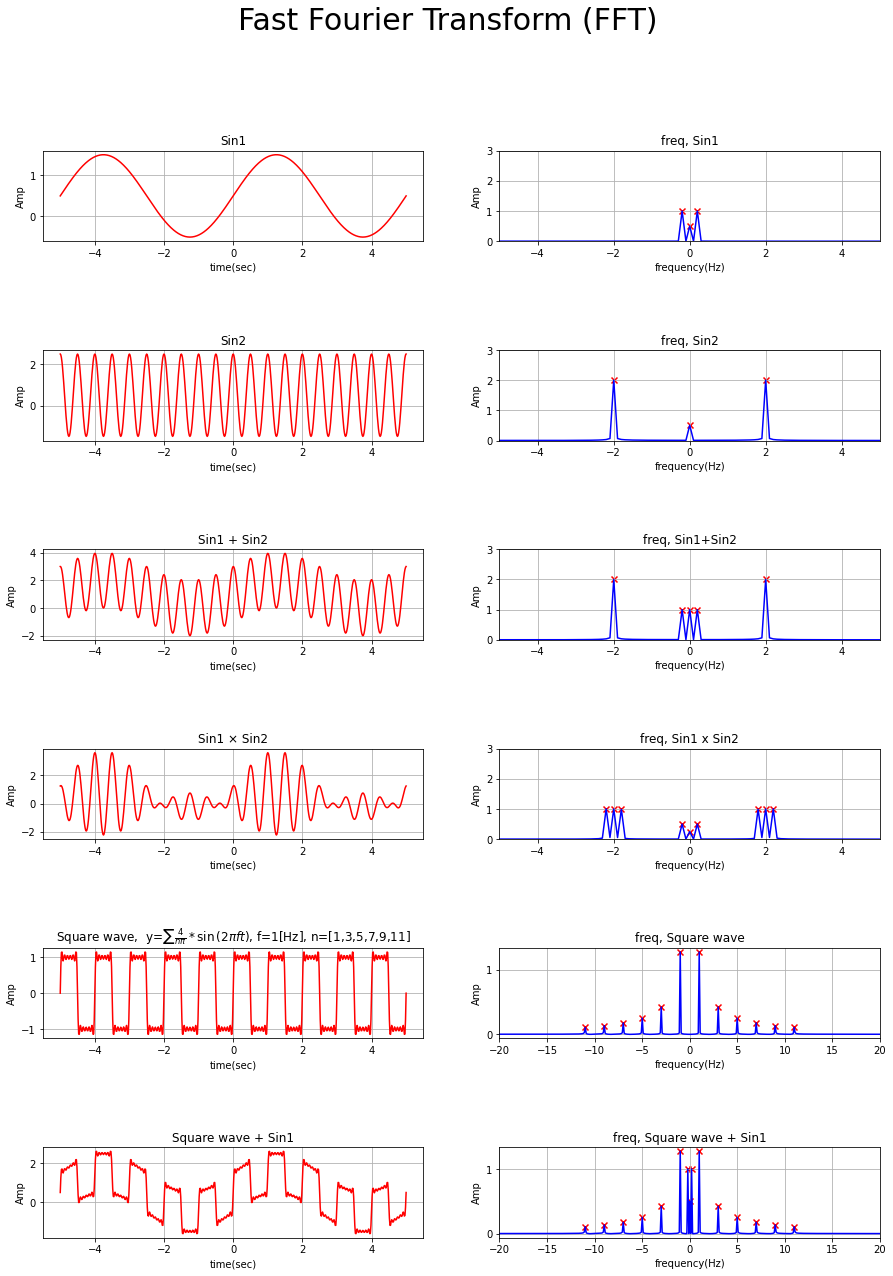

The Python source for this figure:
# Instructions 
# x = -5:5, sampling frequency=60Hz (>> Nyquist frequency)
# ---------------------------------------
# 1) Plot following sine waves and square waves, then convert to Frequency domain by FFT
#    Sine wave, Parameters [Amplitude, Frequency, Phase, Baseline]
#    1: sine1 ( [1, 0.2, 0, 0.5] )
#    2: sine2 ( [2, 2, 270, 0]
#    3: sine1 + sine2
#    4: sine1*sine2
#    5: Square wave1 (freq = 1Hz, n=[ 1,  3,  5,  7,  9, 11])
#    6: Sine1*Square wave1

# 2) Detect peak frequency ( peak can be multiple peaks ) and mark in the Amplitude spectrum figure
#      NOTE: DO NOT use FOR loop to detect peak frequencies. 
# 3) Print detected peak frequencies in each figures
# Save figure as 'Task05-3_1DFFT_Yourname.pdf'
# Submit both your source code and figure pdf file


#%%
import numpy as np
import matplotlib.pyplot as plt
import math

# 指定されたサイズの配列を生成
def generate_n_array(size):
    arr = [2*i - 1 for i in range(1, size+1)]   # 要素の値は1以上の奇数
    return arr

# sin波
def sinewave(timedata, amp, freq, phase, baseline):
    phase_rad = phase*np.pi/180     # 位相
    omega = 2*np.pi*freq            # 角周波数
    y = amp * np.sin(omega * timedata - phase_rad) + baseline
    return y

# 矩形波
def squarewave(timedata, n_array, amp, freq, phase, baseline):
    y = 0
    for i in range(len(n_array)):
        y += 4/(n_array[i]*np.pi) * sinewave(timedata, amp, freq*n_array[i], phase, baseline)     # sin波の合算
    return y

# フーリエ変換
def sine_fft(y, n, dt):
    F_abs = np.abs(np.fft.fft(y))                       # フーリエ変換の絶対値
    F_abs_amp = (F_abs/n) * 2                           # 振幅を元の波形サイズに調整
    F_abs_amp[0] = F_abs_amp[0]/2                       # DC成分を２で割る
    shifted_F_abs_amp = np.fft.fftshift(F_abs_amp)

    freqs = np.fft.fftfreq(N, dt)                       # 時間軸を周波数に変換する
    shifted_freq = np.fft.fftshift(freqs)

    return shifted_freq, shifted_F_abs_amp


sampling_freq = 60                              # サンプリング周波数
x_time = np.arange(-5, 5.01, 1/sampling_freq)   # データポイント生成
N = np.size(x_time)                             # データ数
dt = 1/sampling_freq                            # サンプリング間隔

PARAMETER1 = [1, 0.2, 0, 0.5]                   # Amplitude, Frequency, Phase, Baseline
PARAMETER2 = [2, 2, 270, 0.5]                     # Amplitude, Frequency, Phase, Baseline

# ---------------------< sin波を生成、　フーリエ変換 >-----------------------
n_array = generate_n_array(6)                   # n = [1,3,5,7,9,11]
y0 = sinewave(x_time, *PARAMETER1)
y1 = sinewave(x_time, *PARAMETER2)
y2 = sinewave(x_time, *PARAMETER1) + sinewave(x_time, *PARAMETER2)
y3 = sinewave(x_time, *PARAMETER1) * sinewave(x_time, *PARAMETER2)
y4 = squarewave(x_time, n_array, 1, 1, 0, 0)
y5 = squarewave(x_time, n_array, 1, 1, 0, 0) + sinewave(x_time, *PARAMETER1)

# フーリエ変換
shifted_freq0, shifted_F_abs_amp0 = sine_fft(y0, N, dt)
shifted_freq1, shifted_F_abs_amp1 = sine_fft(y1, N, dt)
shifted_freq2, shifted_F_abs_amp2 = sine_fft(y2, N, dt)
shifted_freq3, shifted_F_abs_amp3 = sine_fft(y3, N, dt)
shifted_freq4, shifted_F_abs_amp4 = sine_fft(y4, N, dt)
shifted_freq5, shifted_F_abs_amp5 = sine_fft(y5, N, dt)

# フーリエ変換された結果（amp）を小数点第2位以下で切り捨てる
amp_round0 = np.array([math.floor(i * 10 ** 1) / (10 ** 1) for i in shifted_F_abs_amp0])
amp_round1 = np.array([math.floor(i * 10 ** 1) / (10 ** 1) for i in shifted_F_abs_amp1])
amp_round2 = np.array([math.floor(i * 10 ** 1) / (10 ** 1) for i in shifted_F_abs_amp2])
amp_round3 = np.array([math.floor(i * 10 ** 1) / (10 ** 1) for i in shifted_F_abs_amp3])
amp_round4 = np.array([math.floor(i * 10 ** 1) / (10 ** 1) for i in shifted_F_abs_amp4])
amp_round5 = np.array([math.floor(i * 10 ** 1) / (10 ** 1) for i in shifted_F_abs_amp5])

# 0より大きいものを抽出
peak_amp0 = shifted_F_abs_amp0[np.where(amp_round0 > 0)]
peak_amp1 = shifted_F_abs_amp1[np.where(amp_round1 > 0)]
peak_amp2 = shifted_F_abs_amp2[np.where(amp_round2 > 0)]
peak_amp3 = shifted_F_abs_amp3[np.where(amp_round3 > 0)]
peak_amp4 = shifted_F_abs_amp4[np.where(amp_round4 > 0)]
peak_amp5 = shifted_F_abs_amp5[np.where(amp_round5 > 0)]

peak_freq0 = shifted_freq0[np.where(amp_round0 > 0)]
peak_freq1 = shifted_freq1[np.where(amp_round1 > 0)]
peak_freq2 = shifted_freq2[np.where(amp_round2 > 0)]
peak_freq3 = shifted_freq3[np.where(amp_round3 > 0)]
peak_freq4 = shifted_freq4[np.where(amp_round4 > 0)]
peak_freq5 = shifted_freq5[np.where(amp_round5 > 0)]

# -----------------<データプロット(time data) >------------------
fig, ax = plt.subplots(6,2,figsize=(15,20))
fig.subplots_adjust(hspace=1.2)
fig.suptitle('Fast Fourier Transform (FFT)', fontsize=30)

ax[0][0].set_title('Sin1')
ax[0][0].set_xlabel('time(sec)')
ax[0][0].set_ylabel('Amp')
ax[0][0].set_xlim(-5.5, 5.5)
ax[0][0].grid()
ax[0][0].plot(x_time, y0, color = 'r')

ax[1][0].set_title('Sin2')
ax[1][0].set_xlabel('time(sec)')
ax[1][0].set_ylabel('Amp')
ax[1][0].set_xlim(-5.5, 5.5)
ax[1][0].grid()
ax[1][0].plot(x_time, y1, color = 'r')

ax[2][0].set_title('Sin1 + Sin2')
ax[2][0].set_xlabel('time(sec)')
ax[2][0].set_ylabel('Amp')
ax[2][0].set_xlim(-5.5, 5.5)
ax[2][0].grid()
ax[2][0].plot(x_time, y2, color = 'r')

ax[3][0].set_title('Sin1 × Sin2')
ax[3][0].set_xlabel('time(sec)')
ax[3][0].set_ylabel('Amp')
ax[3][0].set_xlim(-5.5, 5.5)
ax[3][0].grid()
ax[3][0].plot(x_time, y3, color = 'r')

ax[4][0].set_title('Square wave,  y=$\sum{\\frac{4}{n\pi} * \sin{(2\pi ft)}}$, f=1[Hz], n=[1,3,5,7,9,11]')
ax[4][0].set_xlabel('time(sec)')
ax[4][0].set_ylabel('Amp')
ax[4][0].set_xlim(-5.5, 5.5)
ax[4][0].grid()
ax[4][0].plot(x_time, y4, color = 'r')

ax[5][0].set_title('Square wave + Sin1')
ax[5][0].set_xlabel('time(sec)')
ax[5][0].set_ylabel('Amp')
ax[5][0].set_xlim(-5.5, 5.5)
ax[5][0].grid()
ax[5][0].plot(x_time, y5, color = 'r')

#------------------------------------------------------------
# ---------------< データプロット(frequency data) >---------------
ax[0][1].set_title('freq, Sin1')
ax[0][1].set_xlabel('frequency(Hz)')
ax[0][1].set_ylabel('Amp')
ax[0][1].set_yticks(np.arange(0, 3.1, 1))
ax[0][1].set_xlim(-5.0, 5.0)
ax[0][1].set_ylim(0, 3)
ax[0][1].grid()
ax[0][1].plot(shifted_freq0, shifted_F_abs_amp0, color = 'b')
ax[0][1].scatter(peak_freq0, peak_amp0, color = 'r', marker = 'x')
ax[1][1].scatter(peak_freq1, peak_amp1, color = 'r', marker = 'x')
ax[2][1].scatter(peak_freq2, peak_amp2, color = 'r', marker = 'x')
ax[3][1].scatter(peak_freq3, peak_amp3, color = 'r', marker = 'x')
ax[4][1].scatter(peak_freq4, peak_amp4, color = 'r', marker = 'x')
ax[5][1].scatter(peak_freq5, peak_amp5, color = 'r', marker = 'x')

ax[1][1].set_title('freq, Sin2')
ax[1][1].set_xlabel('frequency(Hz)')
ax[1][1].set_ylabel('Amp')
ax[1][1].set_yticks(np.arange(0, 3.1, 1))
ax[1][1].set_xlim(-5.0, 5.0)
ax[1][1].set_ylim(0, 3)
ax[1][1].grid()
ax[1][1].plot(shifted_freq1, shifted_F_abs_amp1, color = 'b')

ax[2][1].set_title('freq, Sin1+Sin2')
ax[2][1].set_xlabel('frequency(Hz)')
ax[2][1].set_ylabel('Amp')
ax[2][1].set_yticks(np.arange(0, 3.1, 1))
ax[2][1].set_xlim(-5.0, 5.0)
ax[2][1].set_ylim(0, 3)
ax[2][1].grid()
ax[2][1].plot(shifted_freq2, shifted_F_abs_amp2, color = 'b')

ax[3][1].set_title('freq, Sin1 x Sin2')
ax[3][1].set_xlabel('frequency(Hz)')
ax[3][1].set_ylabel('Amp')
ax[3][1].set_yticks(np.arange(0, 3.1, 1))
ax[3][1].set_xlim(-5.0, 5.0)
ax[3][1].set_ylim(0, 3)
ax[3][1].grid()
ax[3][1].plot(shifted_freq3, shifted_F_abs_amp3, color = 'b')

ax[4][1].set_title('freq, Square wave')
ax[4][1].set_xlabel('frequency(Hz)')
ax[4][1].set_ylabel('Amp')
ax[4][1].set_yticks(np.arange(0, 1.1, 1))
ax[4][1].set_xlim(-20, 20)
ax[4][1].grid()
ax[4][1].plot(shifted_freq4, shifted_F_abs_amp4, color = 'b')

ax[5][1].set_title('freq, Square wave + Sin1')
ax[5][1].set_xlabel('frequency(Hz)')
ax[5][1].set_ylabel('Amp')
ax[5][1].set_yticks(np.arange(0, 1.1, 1))
ax[5][1].set_xlim(-20, 20)
ax[5][1].grid()
ax[5][1].plot(shifted_freq5, shifted_F_abs_amp5, color = 'b')
#------------------------------------------------------------

# %%
